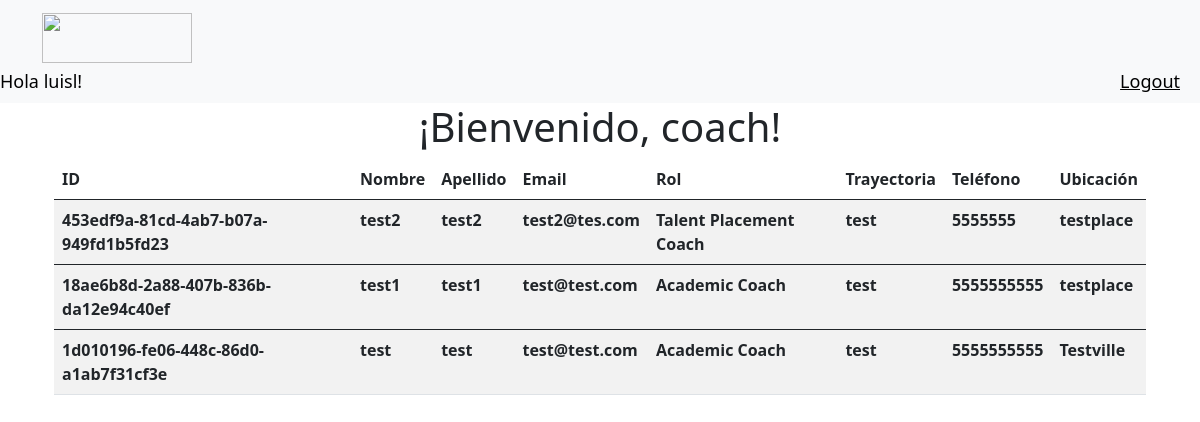
/coaches/ (signed in), run on the app's committed database.
### coaches/models.py (models this page shows, shortened)
class Coach(models.Model):
    coach = models.OneToOneField(User, on_delete=models.CASCADE, default=None)
    id = models.UUIDField(primary_key=True, default=uuid.uuid4, editable=False, unique=True)
    name = models.CharField(max_length=50, blank=True)
    last_name = models.CharField(max_length=50, blank=True)
    email = models.EmailField(max_length=50, blank=True)
    role_choice = {
        ('Tech Coach', 'Tech Coach'),
        ('Talent Placement Coach', 'Talent Placement Coach'),
        ('Academic Coach', 'Academic Coach')
    }
    role = models.CharField(max_length=100, choices=role_choice)
    description = models.CharField(max_length=255, blank=True)
    phone = models.CharField(max_length=50, blank=True)
    location = models.CharField(max_length=50, blank=True)
    created = models.DateTimeField(auto_now_add=True)
    modified = models.DateTimeField(auto_now=True)
    class Meta:
        verbose_name = 'coach'
        verbose_name_plural = 'coaches'
        ordering = ['-created']

### coaches/views.py (the view)
# urls.py: path('coaches/', views.list_coaches, name='ListCoaches'),
@login_required(login_url='Login')
def list_coaches(request):
    coaches = Coach.objects.all()
    return render(request,
        'CoachList.html',
        {'coaches':coaches})

### coaches/Templates/CoachList.html (shortened to what this page needs)
<!DOCTYPE html>
<html lang='es'>
<head>
    <link href="https://cdn.jsdelivr.net/npm/bootstrap@5.0.0-beta3/dist/css/bootstrap.min.css" rel="stylesheet">
    <nav class="navbar navbar-light bg-light">
        <div class="container">
          <a class="navbar-brand" href="#">
            <img src="https://static.platzi.com/platzi-master/logo-platzi-master.png" alt="" width="150" height="50">
          </a>
        </div>
        <span class="hello-msg">Hola {{request.user}}! </span>
        <span><a class="hello-msg" href="{% url 'Logout' %}">Logout</a></span>
      </nav>
</head>
<body>
    <div class= 'content container'>
<h1 style="text-align:center;">¡Bienvenido, coach!</h1>
<div class="container">
<table class="table table-striped">
    <thead>
      <tr>
        <th scope="col">ID</th>
        <th scope="col">Nombre</th>
        <th scope="col">Apellido</th>
        <th scope="col">Email</th>
        <th scope="col">Rol</th>
        <th scope="col">Trayectoria</th>
        <th scope="col">Teléfono</th>
        <th scope="col">Ubicación</th>
      </tr>
    </thead>
    <tbody>
        {% for coach in coaches %}
      <tr>
        <th scope="row">{{ coach.id }}</th>
        <th scope="row">{{ coach.name }}</th>
        <th scope="row">{{ coach.last_name }}</th>
        <th scope="row">{{ coach.email }}</th>
        <th scope="row">{{ coach.role }}</th>
        <th scope="row">{{ coach.description }}</th>
        <th scope="row">{{ coach.phone }}</th>
        <th scope="row">{{ coach.location }}</th>
      </tr>
    </tbody>
    {% endfor %}
  </table>
</div>
    </div>
</body>
</html>

### coaches/Templates/CoachList.html (style rules this page uses)
.hello-msg { font-size: 18px; color: rgb(0, 0, 0); margin-right: 20px; }

### data on the page
Coach: id "453edf9a-81cd-4ab7-b07a-949fd1b5fd23", name "test2", last_name "test2", email "test2@tes.com", role "Talent Placement Coach", description "test", phone "5555555", location "testplace"
Coach: id "18ae6b8d-2a88-407b-836b-da12e94c40ef", name "test1", last_name "test1", email "test@test.com", role "Academic Coach", description "test", phone "5555555555", location "testplace"
Coach: id "1d010196-fe06-448c-86d0-a1ab7f31cf3e", name "test", last_name "test", email "test@test.com", role "Academic Coach", description "test", phone "5555555555", location "Testville"

### other printed values
{{ request.user }} "luisl"
